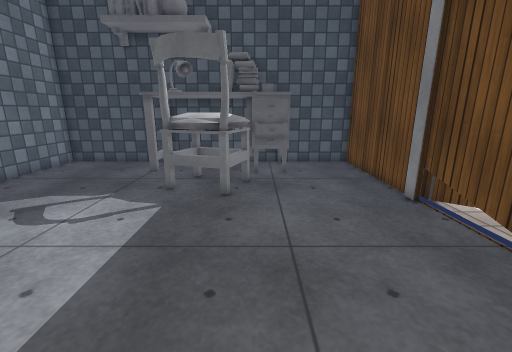
[1] (above)

16 first-person views from a walk through a 3-D level made in the Unity game engine. The camera is 1.2 m above the floor, tilts 14° down and sees 90° across. The floor is counted in squares, 0.35 m on a side. Each view is taken from the middle of a square. On the plan, view 1 faces up. The plan holds only what a view shows up to about 20 squares ahead; the rest is blank. The place goes on beyond the plan. The player character is not drawn. Surface patterns are stand-ins for the level's own textures.

[2]
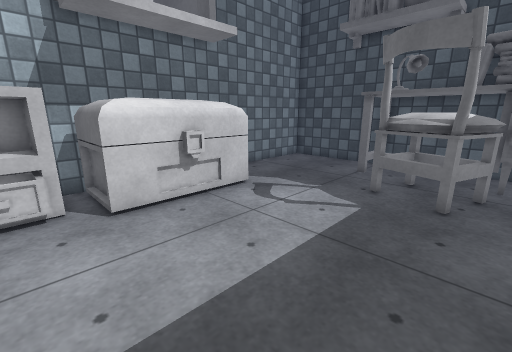

[3]
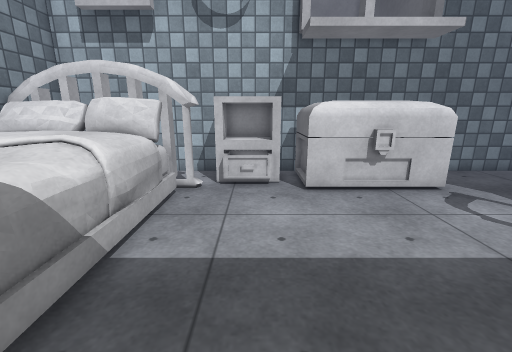

[4]
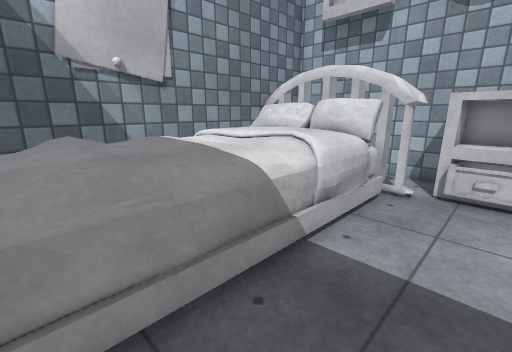

[5]
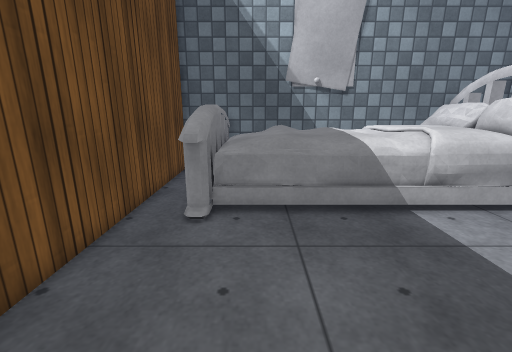

[6]
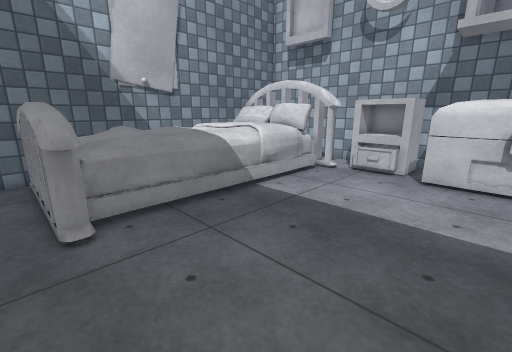

[7]
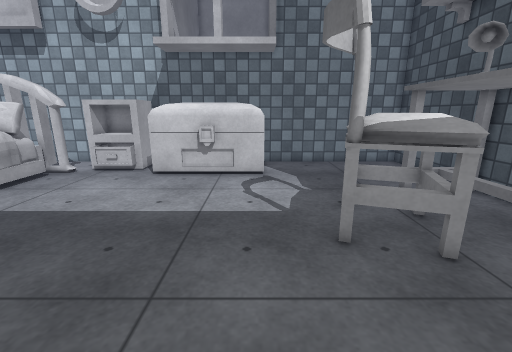

[8]
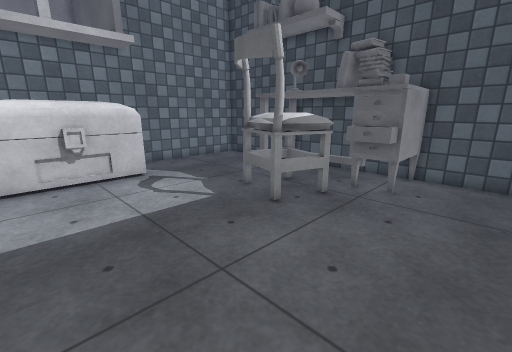

[9]
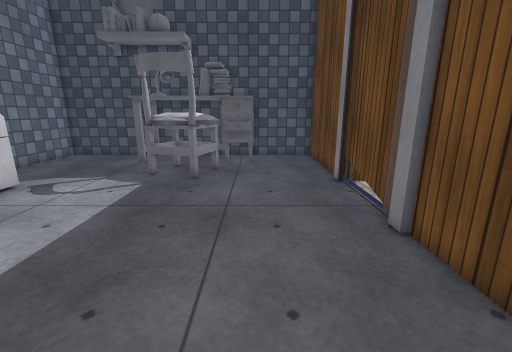

[10]
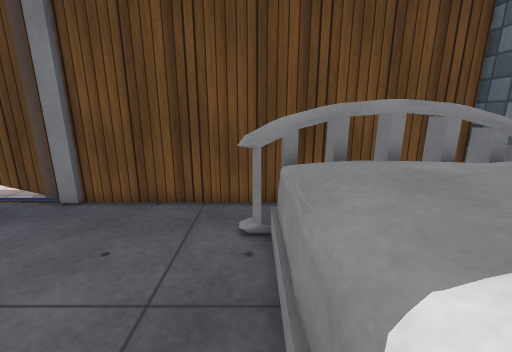

[11]
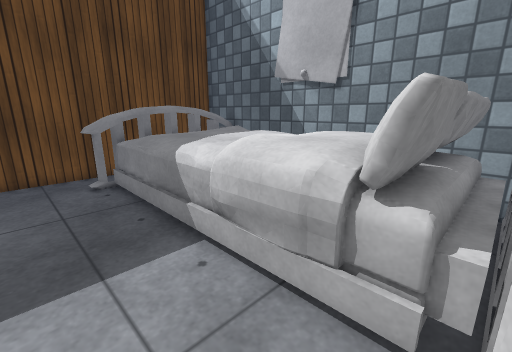

[12]
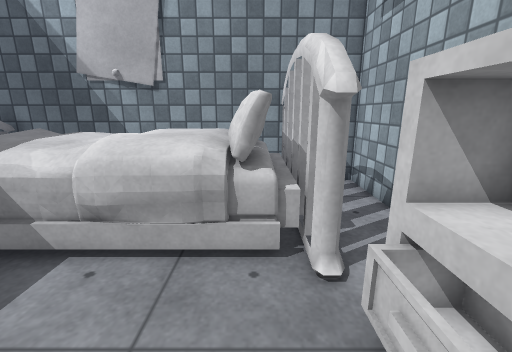

[13]
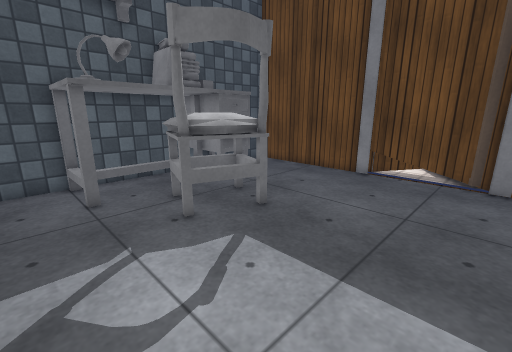

[14]
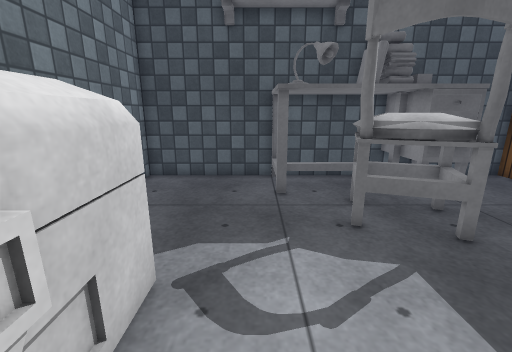

[15]
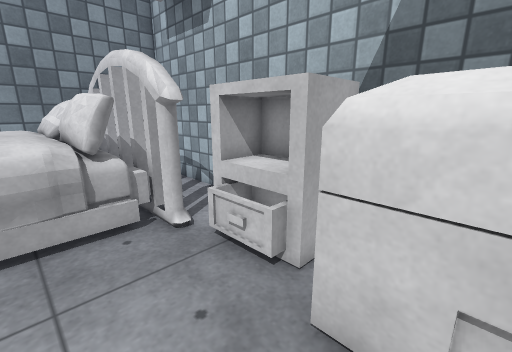

[16]
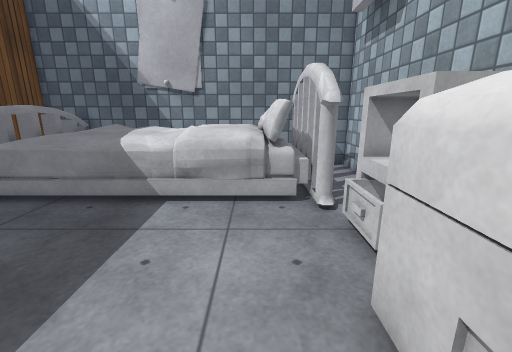

### Floor plan
Key: @ floor where view 1 was taken; # wall or solid block; x gap in a wall; . floor; = window, fence, low wall or low ledge; ^ raised ledge; C chair; B bed.
Columns run from 13 left of view 1 to 6 right of it. Each row starts with its distance up from view 1.
 18 ####################
 17 #......#########...#
 16 #......#########...#
 15 #......#########...#
 14 #......#######^^...#
 13 #........CC CC.....#
 12 #........CCCCC.....#
 11 #........CCCC......#
 10 #..........CC......#
  9 #..................#
  8 #x^^^..............#
  7 #  ^^..............#
  6 #^ ^#..............#
  5 #^ ^#..............#
  4 #^ ^^..............#
  3 #^^^^..............#
  2 #####..............#
  1 #^^^...............#
  0 #^^^.........@.....#
 -1 #^^^...............#
 -2 #^^................#
 -3 #..BB.====.......B.#
 -4 #..BB#^^^^^^^^^^^B.#
 -5 #..BB#^^^^^^^^^^^B.#
 -6 #..BB#^^^^^^^^^^^B.#
 -7 #..BB#^^^^^^^^^^^B.#
 -8 #..BB#^^^^^^^^^^^B.#
 -9 #. BB#^ ^^     ^ B.#
-10 #.  B^           B.#
-11 ####################

Positions as (right, up) in squares from view 1, and headings:
1: (0, 0), facing up
2: (0, 0), facing up-left
3: (2, 0), facing left
4: (2, 0), facing down-left
5: (2, 5), facing down
6: (5, 5), facing down-left
7: (5, 8), facing left
8: (5, 3), facing up-left
9: (2, -3), facing up
10: (-3, -3), facing right
11: (-9, 0), facing down-right
12: (-8, 2), facing down
13: (-8, 4), facing up-right
14: (-7, 4), facing up
15: (-6, 4), facing down-left
16: (-7, 6), facing down
